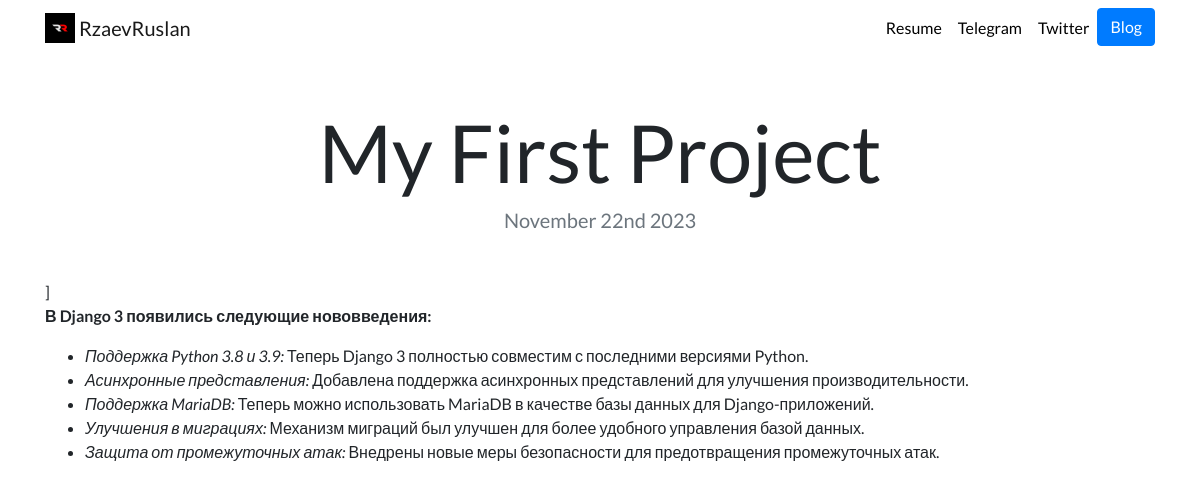
Page /blog/1/ on the committed database.
### blog/models.py (models this page shows, shortened)
class Blog(models.Model):
    title = models.CharField(max_length=200)
    description = models.TextField()
    date = models.DateField()

### blog/views.py (the view)
# urls.py: path('<int:blog_id>/', views.detail, name='detail'),
def detail(request, blog_id):
    blog = get_object_or_404(Blog, pk=blog_id)
    return render(request, 'blog/detail.html',{'blog':blog})

### blog/templates/blog/detail.html
{% extends "portfolio/base.html" %}
{% load static %}
{% block content %}
<h1 class="text-center mt-5" id="blogdetailtitle">{{ blog.title }}</h1>
<h5 class="text-center text-muted mb-5">{{ blog.date|date:'F jS Y' }}</h5>
{{ blog.description|safe }}
{% endblock %}

### portfolio/static/portfolio/custom.css (style rules this page uses)
body { font-family: 'Lato', sans-serif; }
@media (min-width: 992px) { #blogdetailtitle { font-size: 5rem; } }

### rows in the picture
Blog: title "My First Project", date "November 22nd 2023", description "] В Django 3 появились следующие нововведения: Поддержка Python 3.8 и 3.9: Теперь Django 3 полностью совместим с последними версиями Python. Асинхронные представления: Добавлена поддержка асинхронных представлений для улучшения производительности. Поддержка MariaDB: Теперь можно использовать MariaDB в качестве базы данных для Django-приложений. Улучшения в миграциях: Механизм миграций был улучшен для более удобного управления базой данных. Защита от промежуточных атак: Внедрены новые меры безопасности для предотвращения промежуточных атак."
